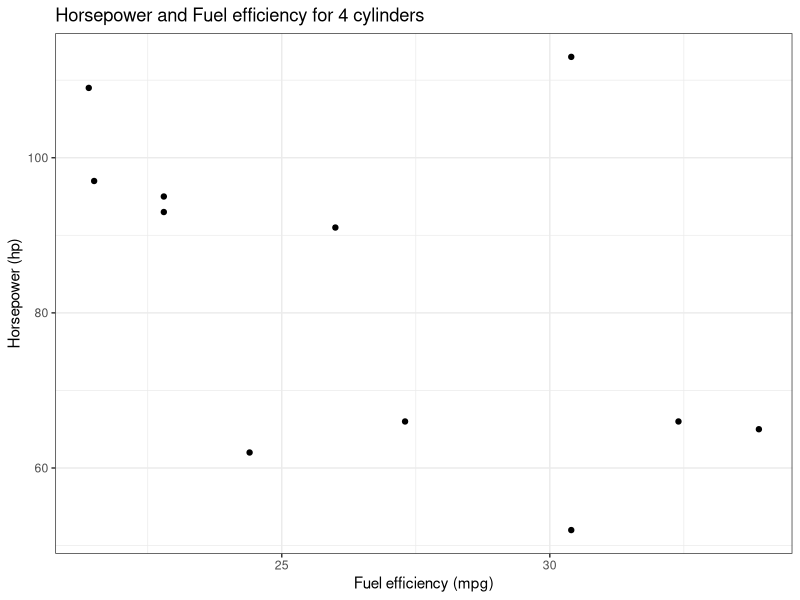
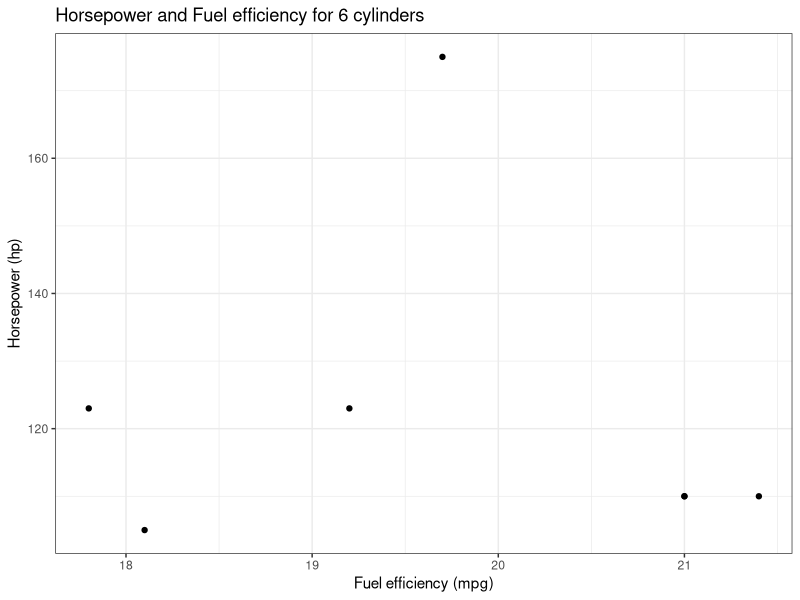
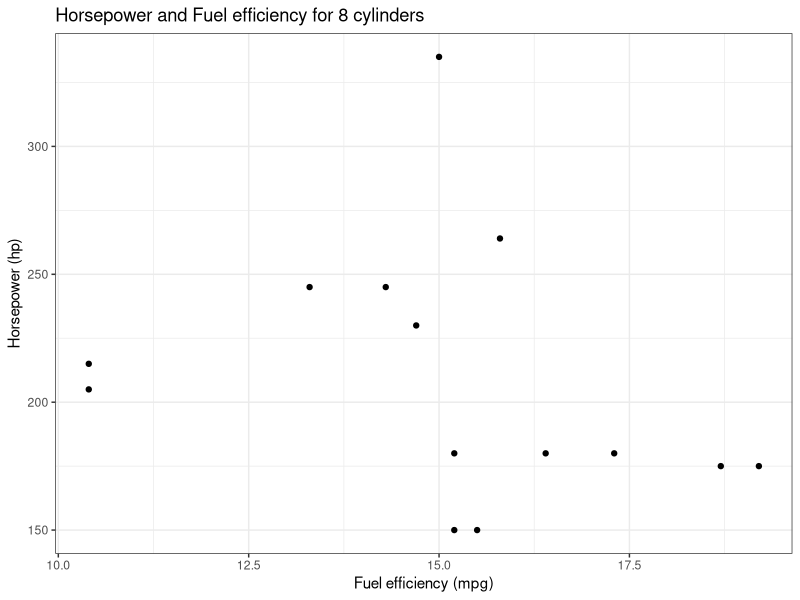
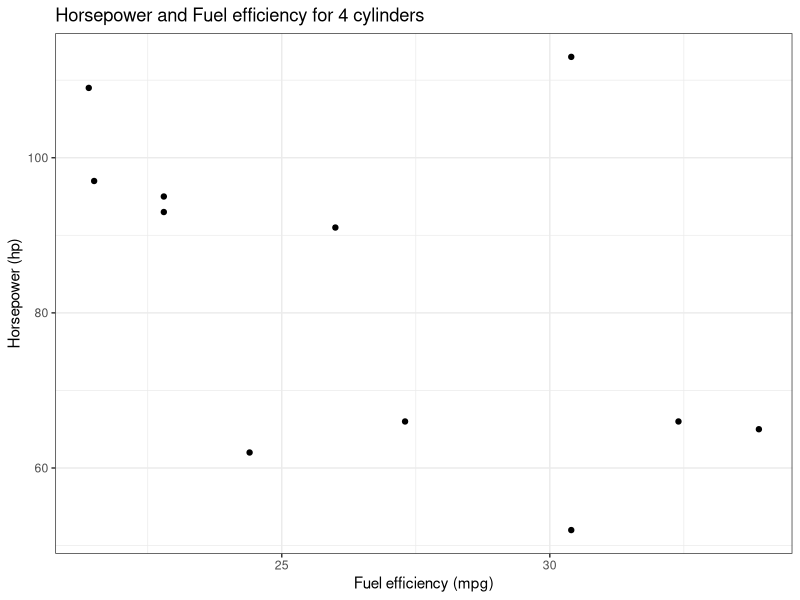
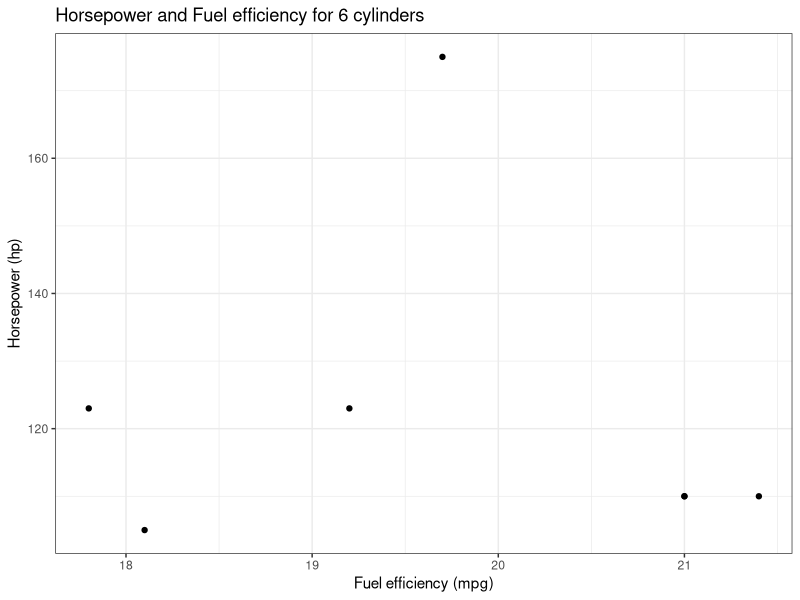
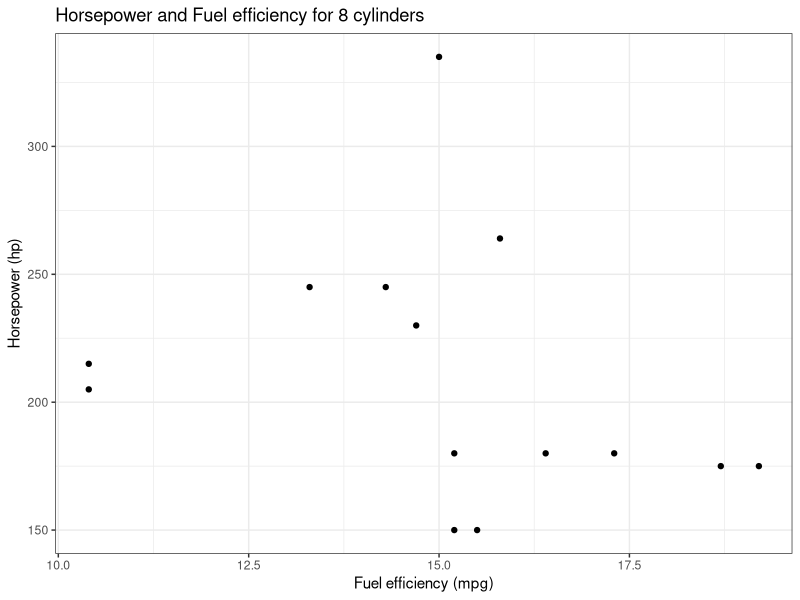

Write R code to recreate these figures, in order.
## ---- chunk 1
knitr::opts_chunk$set(echo = TRUE)
## ---- chunk 2
library(tidyverse)
mtcars_original <- mtcars
## ---- chunk 3
output <- vector("double", ncol(mtcars))
for (c in seq_along(mtcars)){
  output[[c]] <- mean(mtcars[[c]])
}
output
## ---- chunk 4
# add solution here
# BEGIN SOLUTION
output <- function(df){
  return(map(df, mean))
  }
# END SOLUTION
## ---- chunk 5
for (c in seq_along(mtcars)){
  mtcars[[c]] <- mtcars[[c]] / max(mtcars[[c]], na.rm = TRUE)
}
head(mtcars)
## ---- chunk 6
# add solution here
output <- map(mtcars, ~./max(.))
output
## ---- chunk 7
cylinders <- sort(unique(mtcars_original[['cyl']]))
plots <- vector("list",length(cylinders))
for (d in 1:length(cylinders)){
  plots[[d]] <- mtcars_original %>% 
    filter(cyl == cylinders[d]) %>%
    ggplot() + 
    theme_bw() +
    geom_point(aes(x = mpg, y = hp) ) + 
    labs(x = 'Fuel efficiency (mpg)',
         y = 'Horsepower (hp)') + 
    ggtitle(glue::glue("Horsepower and Fuel efficiency for ", cylinders[d], " cylinders"))
}
plots
## ---- chunk 8
# add solution here
cylinders <- sort(unique(mtcars_original[['cyl']]))
output <- map(1:length(cylinders), ~ mtcars_original %>% 
    filter(cyl == cylinders[.x]) %>%
    ggplot() + 
    theme_bw() +
    geom_point(aes(x = mpg, y = hp) ) + 
    labs(x = 'Fuel efficiency (mpg)',
         y = 'Horsepower (hp)') + 
    ggtitle(glue::glue("Horsepower and Fuel efficiency for ", cylinders[.x], " cylinders")))
output
### END SOLUTION
## ---- chunk 9
map(mtcars_original, unique) %>% 
  map_dbl(length)
## ---- chunk 10
# add solution here
output <- vector("double", ncol(mtcars_original))
for (c in seq_along(mtcars_original)){
  output[[c]] <- length(unique((mtcars_original[[c]])))
}
names(output)=names(mtcars_original)
output
## ---- chunk 11
dmonds <- diamonds %>% 
  slice(1:4)
list_of_things <- list(seq(nrow(dmonds)), dmonds$price, dmonds$carat)
output <- pmap_chr( list_of_things,
                   ~paste0("Diamond #", ..1 ,
                           " sold for $",..2,
                           " and was ",..3, " carats"))
output
## ---- chunk 12
output <- list("character", nrow(dmonds))
for (d in 1:nrow(dmonds)){
  output[d] <- paste0("Diamond #", d , 
                      " sold for $", dmonds$price[d],
                      " and was ", dmonds$carat[d], " carats")
}
### END SOLUTION
unlist(output)
## ---- chunk 13
iris %>%
  nest(data = -Species) %>%
  pmap(~write_csv(.y, path = here::here(glue::glue(.x, ".csv"))))
## ---- chunk 14
# add solution here

sp_list  <- unique(iris[['Species']])
  for (i in seq_along(sp_list)){
    iris %>% 
      filter(Species==sp_list[[i]]) %>% 
      write_csv(., path = here::here(glue::glue(sp_list[[i]], ".csv")))
  }
